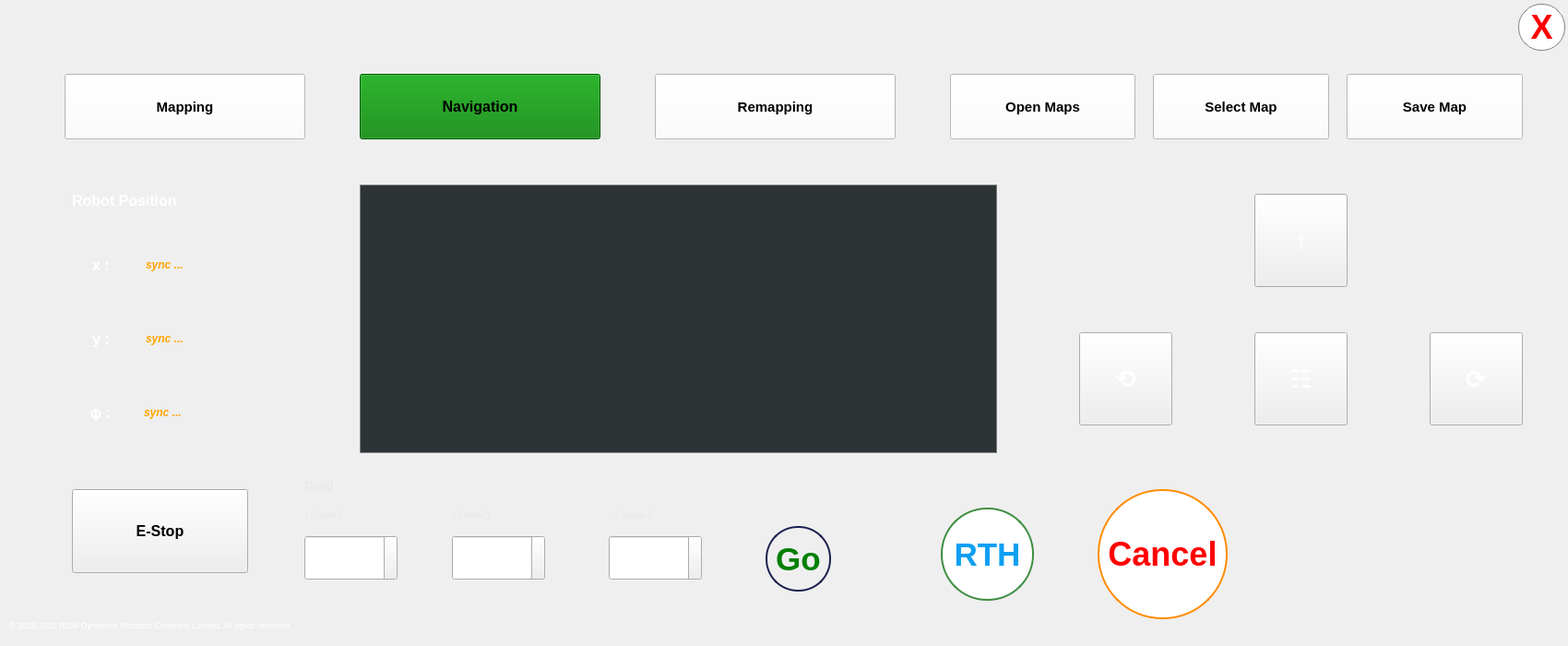
<?xml version="1.0" encoding="UTF-8"?>
<ui version="4.0">
 <class>MainWindow</class>
 <widget class="QMainWindow" name="MainWindow">
  <property name="geometry">
   <rect>
    <x>0</x>
    <y>0</y>
    <width>1700</width>
    <height>700</height>
   </rect>
  </property>
  <property name="sizePolicy">
   <sizepolicy hsizetype="Fixed" vsizetype="Fixed">
    <horstretch>0</horstretch>
    <verstretch>0</verstretch>
   </sizepolicy>
  </property>
  <property name="minimumSize">
   <size>
    <width>1700</width>
    <height>700</height>
   </size>
  </property>
  <property name="maximumSize">
   <size>
    <width>1700</width>
    <height>700</height>
   </size>
  </property>
  <property name="font">
   <font>
    <pointsize>12</pointsize>
    <weight>75</weight>
    <bold>true</bold>
   </font>
  </property>
  <property name="windowTitle">
   <string>ROM Dynamics's Robot Suite</string>
  </property>
  <property name="toolButtonStyle">
   <enum>Qt::ToolButtonIconOnly</enum>
  </property>
  <property name="tabShape">
   <enum>QTabWidget::Rounded</enum>
  </property>
  <widget class="QWidget" name="centralwidget">
   <widget class="QPushButton" name="mappingBtn">
    <property name="geometry">
     <rect>
      <x>70</x>
      <y>80</y>
      <width>261</width>
      <height>71</height>
     </rect>
    </property>
    <property name="font">
     <font>
      <pointsize>11</pointsize>
      <weight>75</weight>
      <bold>true</bold>
     </font>
    </property>
    <property name="styleSheet">
     <string notr="true">background-color: white;</string>
    </property>
    <property name="text">
     <string>Mapping</string>
    </property>
   </widget>
   <widget class="QPushButton" name="navigationBtn">
    <property name="geometry">
     <rect>
      <x>390</x>
      <y>80</y>
      <width>261</width>
      <height>71</height>
     </rect>
    </property>
    <property name="styleSheet">
     <string notr="true">background-color: green;</string>
    </property>
    <property name="text">
     <string>Navigation</string>
    </property>
   </widget>
   <widget class="QPushButton" name="remappingBtn">
    <property name="geometry">
     <rect>
      <x>710</x>
      <y>80</y>
      <width>261</width>
      <height>71</height>
     </rect>
    </property>
    <property name="font">
     <font>
      <pointsize>11</pointsize>
      <weight>75</weight>
      <bold>true</bold>
     </font>
    </property>
    <property name="styleSheet">
     <string notr="true">background-color: white;</string>
    </property>
    <property name="text">
     <string>Remapping</string>
    </property>
   </widget>
   <widget class="QLabel" name="label">
    <property name="geometry">
     <rect>
      <x>78</x>
      <y>200</y>
      <width>271</width>
      <height>34</height>
     </rect>
    </property>
    <property name="font">
     <font>
      <pointsize>12</pointsize>
      <weight>75</weight>
      <bold>true</bold>
     </font>
    </property>
    <property name="styleSheet">
     <string notr="true">background-color: none;
color: white;</string>
    </property>
    <property name="text">
     <string notr="true">Robot Position</string>
    </property>
   </widget>
   <widget class="QPushButton" name="openMapBtn">
    <property name="geometry">
     <rect>
      <x>1030</x>
      <y>80</y>
      <width>201</width>
      <height>71</height>
     </rect>
    </property>
    <property name="font">
     <font>
      <pointsize>11</pointsize>
      <weight>75</weight>
      <bold>true</bold>
     </font>
    </property>
    <property name="styleSheet">
     <string notr="true">background-color: white;</string>
    </property>
    <property name="text">
     <string>Open Maps</string>
    </property>
   </widget>
   <widget class="QPushButton" name="selectMapBtn">
    <property name="geometry">
     <rect>
      <x>1250</x>
      <y>80</y>
      <width>191</width>
      <height>71</height>
     </rect>
    </property>
    <property name="font">
     <font>
      <pointsize>11</pointsize>
      <weight>75</weight>
      <bold>true</bold>
     </font>
    </property>
    <property name="styleSheet">
     <string notr="true">background-color: white;</string>
    </property>
    <property name="text">
     <string>Select Map</string>
    </property>
   </widget>
   <widget class="QPushButton" name="saveMapBtn">
    <property name="geometry">
     <rect>
      <x>1460</x>
      <y>80</y>
      <width>191</width>
      <height>71</height>
     </rect>
    </property>
    <property name="font">
     <font>
      <pointsize>11</pointsize>
      <weight>75</weight>
      <bold>true</bold>
     </font>
    </property>
    <property name="styleSheet">
     <string notr="true">background-color: white;</string>
    </property>
    <property name="text">
     <string>Save Map</string>
    </property>
   </widget>
   <widget class="QLabel" name="xLabel">
    <property name="geometry">
     <rect>
      <x>100</x>
      <y>270</y>
      <width>129</width>
      <height>34</height>
     </rect>
    </property>
    <property name="font">
     <font>
      <pointsize>12</pointsize>
      <weight>75</weight>
      <bold>true</bold>
     </font>
    </property>
    <property name="styleSheet">
     <string notr="true">background-color: none;
color: white;</string>
    </property>
    <property name="text">
     <string>x :</string>
    </property>
   </widget>
   <widget class="QLabel" name="yLabel">
    <property name="geometry">
     <rect>
      <x>100</x>
      <y>350</y>
      <width>129</width>
      <height>34</height>
     </rect>
    </property>
    <property name="font">
     <font>
      <pointsize>12</pointsize>
      <weight>75</weight>
      <bold>true</bold>
     </font>
    </property>
    <property name="styleSheet">
     <string notr="true">background-color: none;
color: white;</string>
    </property>
    <property name="text">
     <string>y :</string>
    </property>
   </widget>
   <widget class="QLabel" name="yValueLabel">
    <property name="geometry">
     <rect>
      <x>158</x>
      <y>350</y>
      <width>271</width>
      <height>34</height>
     </rect>
    </property>
    <property name="font">
     <font>
      <pointsize>9</pointsize>
      <weight>75</weight>
      <italic>true</italic>
      <bold>true</bold>
     </font>
    </property>
    <property name="styleSheet">
     <string notr="true">background-color: none;
color: orange;</string>
    </property>
    <property name="text">
     <string>sync ...</string>
    </property>
   </widget>
   <widget class="QLabel" name="xValueLabel">
    <property name="geometry">
     <rect>
      <x>158</x>
      <y>270</y>
      <width>271</width>
      <height>34</height>
     </rect>
    </property>
    <property name="font">
     <font>
      <pointsize>9</pointsize>
      <weight>75</weight>
      <italic>true</italic>
      <bold>true</bold>
      <underline>false</underline>
     </font>
    </property>
    <property name="styleSheet">
     <string notr="true">background-color: none;
color: orange;</string>
    </property>
    <property name="text">
     <string>sync ...</string>
    </property>
   </widget>
   <widget class="QLabel" name="statusLabel">
    <property name="geometry">
     <rect>
      <x>390</x>
      <y>200</y>
      <width>691</width>
      <height>291</height>
     </rect>
    </property>
    <property name="font">
     <font>
      <pointsize>10</pointsize>
      <weight>50</weight>
      <bold>false</bold>
     </font>
    </property>
    <property name="styleSheet">
     <string notr="true">background-color: #2E3436 ;
color: rgb(246, 245, 244);
border: 1px solid gray;
padding-top: 10px;
padding-left: 20px;</string>
    </property>
    <property name="text">
     <string/>
    </property>
    <property name="margin">
     <number>10</number>
    </property>
   </widget>
   <widget class="QPushButton" name="shutdownBtn">
    <property name="geometry">
     <rect>
      <x>1646</x>
      <y>4</y>
      <width>51</width>
      <height>51</height>
     </rect>
    </property>
    <property name="font">
     <font>
      <pointsize>-1</pointsize>
      <weight>75</weight>
      <bold>true</bold>
     </font>
    </property>
    <property name="styleSheet">
     <string notr="true">border-radius: 25px;
border: 1px solid gray;
background-color: white;
color: red;
font-size: 36px;</string>
    </property>
    <property name="text">
     <string>X</string>
    </property>
    <property name="iconSize">
     <size>
      <width>16</width>
      <height>16</height>
     </size>
    </property>
   </widget>
   <widget class="QPushButton" name="btnEstop">
    <property name="geometry">
     <rect>
      <x>78</x>
      <y>530</y>
      <width>191</width>
      <height>91</height>
     </rect>
    </property>
    <property name="text">
     <string>E-Stop</string>
    </property>
   </widget>
   <widget class="QPushButton" name="btnStop">
    <property name="geometry">
     <rect>
      <x>1360</x>
      <y>360</y>
      <width>101</width>
      <height>101</height>
     </rect>
    </property>
    <property name="font">
     <font>
      <pointsize>20</pointsize>
      <weight>75</weight>
      <bold>true</bold>
     </font>
    </property>
    <property name="styleSheet">
     <string notr="true">color: white;</string>
    </property>
    <property name="text">
     <string>☷</string>
    </property>
   </widget>
   <widget class="QPushButton" name="btnForward">
    <property name="geometry">
     <rect>
      <x>1360</x>
      <y>210</y>
      <width>101</width>
      <height>101</height>
     </rect>
    </property>
    <property name="font">
     <font>
      <pointsize>20</pointsize>
      <weight>75</weight>
      <bold>true</bold>
     </font>
    </property>
    <property name="styleSheet">
     <string notr="true">color: white;</string>
    </property>
    <property name="text">
     <string>↑</string>
    </property>
   </widget>
   <widget class="QPushButton" name="btnLeft">
    <property name="geometry">
     <rect>
      <x>1170</x>
      <y>360</y>
      <width>101</width>
      <height>101</height>
     </rect>
    </property>
    <property name="font">
     <font>
      <pointsize>20</pointsize>
      <weight>75</weight>
      <bold>true</bold>
     </font>
    </property>
    <property name="styleSheet">
     <string notr="true">color: white;</string>
    </property>
    <property name="text">
     <string>⟲</string>
    </property>
   </widget>
   <widget class="QPushButton" name="btnRight">
    <property name="geometry">
     <rect>
      <x>1550</x>
      <y>360</y>
      <width>101</width>
      <height>101</height>
     </rect>
    </property>
    <property name="font">
     <font>
      <pointsize>20</pointsize>
      <weight>75</weight>
      <bold>true</bold>
     </font>
    </property>
    <property name="styleSheet">
     <string notr="true">color: white;</string>
    </property>
    <property name="text">
     <string>⟳</string>
    </property>
   </widget>
   <widget class="QLabel" name="phiLabel">
    <property name="geometry">
     <rect>
      <x>98</x>
      <y>430</y>
      <width>129</width>
      <height>34</height>
     </rect>
    </property>
    <property name="font">
     <font>
      <pointsize>12</pointsize>
      <weight>75</weight>
      <bold>true</bold>
     </font>
    </property>
    <property name="styleSheet">
     <string notr="true">background-color: none;
color: white;</string>
    </property>
    <property name="text">
     <string>ϕ :</string>
    </property>
   </widget>
   <widget class="QLabel" name="phiValueLabel">
    <property name="geometry">
     <rect>
      <x>156</x>
      <y>430</y>
      <width>271</width>
      <height>34</height>
     </rect>
    </property>
    <property name="font">
     <font>
      <pointsize>9</pointsize>
      <weight>75</weight>
      <italic>true</italic>
      <bold>true</bold>
     </font>
    </property>
    <property name="styleSheet">
     <string notr="true">background-color: none;
color: orange;</string>
    </property>
    <property name="text">
     <string>sync ...</string>
    </property>
   </widget>
   <widget class="QPushButton" name="goBtn">
    <property name="geometry">
     <rect>
      <x>830</x>
      <y>570</y>
      <width>71</width>
      <height>71</height>
     </rect>
    </property>
    <property name="font">
     <font>
      <pointsize>-1</pointsize>
      <weight>75</weight>
      <bold>true</bold>
     </font>
    </property>
    <property name="styleSheet">
     <string notr="true">border-radius: 35px;
border: 1px solid gray;
border: 2px solid #1B1F4F;
color: green;
font-size: 35px;</string>
    </property>
    <property name="text">
     <string>Go</string>
    </property>
    <property name="iconSize">
     <size>
      <width>16</width>
      <height>16</height>
     </size>
    </property>
   </widget>
   <widget class="QLabel" name="xSendLabel">
    <property name="geometry">
     <rect>
      <x>330</x>
      <y>540</y>
      <width>129</width>
      <height>34</height>
     </rect>
    </property>
    <property name="font">
     <font>
      <pointsize>7</pointsize>
      <weight>50</weight>
      <bold>false</bold>
     </font>
    </property>
    <property name="styleSheet">
     <string notr="true">background-color: none;
color: #e8e7e6;</string>
    </property>
    <property name="text">
     <string>x ( meter )</string>
    </property>
   </widget>
   <widget class="QLabel" name="ySendLabel">
    <property name="geometry">
     <rect>
      <x>490</x>
      <y>540</y>
      <width>129</width>
      <height>34</height>
     </rect>
    </property>
    <property name="font">
     <font>
      <pointsize>7</pointsize>
      <weight>50</weight>
      <bold>false</bold>
     </font>
    </property>
    <property name="styleSheet">
     <string notr="true">background-color: none;
color: #e8e7e6;</string>
    </property>
    <property name="text">
     <string>y ( meter )</string>
    </property>
   </widget>
   <widget class="QLabel" name="zSendLabel">
    <property name="geometry">
     <rect>
      <x>660</x>
      <y>540</y>
      <width>129</width>
      <height>34</height>
     </rect>
    </property>
    <property name="font">
     <font>
      <pointsize>7</pointsize>
      <weight>50</weight>
      <bold>false</bold>
     </font>
    </property>
    <property name="styleSheet">
     <string notr="true">background-color: none;
color: #e8e7e6;</string>
    </property>
    <property name="text">
     <string>z ( degree )</string>
    </property>
   </widget>
   <widget class="QLabel" name="sendGoalLabel">
    <property name="geometry">
     <rect>
      <x>330</x>
      <y>510</y>
      <width>271</width>
      <height>34</height>
     </rect>
    </property>
    <property name="font">
     <font>
      <pointsize>11</pointsize>
      <weight>50</weight>
      <bold>false</bold>
     </font>
    </property>
    <property name="styleSheet">
     <string notr="true">background-color: none;
color: #e8e7e6;</string>
    </property>
    <property name="text">
     <string notr="true">Goal</string>
    </property>
   </widget>
   <widget class="QLabel" name="companyLabel">
    <property name="geometry">
     <rect>
      <x>10</x>
      <y>660</y>
      <width>901</width>
      <height>34</height>
     </rect>
    </property>
    <property name="font">
     <font>
      <pointsize>7</pointsize>
      <weight>50</weight>
      <bold>false</bold>
     </font>
    </property>
    <property name="styleSheet">
     <string notr="true">background-color: none;
color: white;</string>
    </property>
    <property name="text">
     <string notr="true">© 2015-2025 ROM Dynamics Robotics Company Limited. All rights reserved.</string>
    </property>
   </widget>
   <widget class="QPushButton" name="cancelBtn">
    <property name="geometry">
     <rect>
      <x>1190</x>
      <y>530</y>
      <width>141</width>
      <height>141</height>
     </rect>
    </property>
    <property name="font">
     <font>
      <pointsize>-1</pointsize>
      <weight>75</weight>
      <bold>true</bold>
     </font>
    </property>
    <property name="styleSheet">
     <string notr="true">border-radius: 70px;
border: 2px solid #FF8C00;
background-color: white;
color: red;
font-size: 36px;
font-weight: bold;</string>
    </property>
    <property name="text">
     <string>Cancel</string>
    </property>
    <property name="iconSize">
     <size>
      <width>16</width>
      <height>16</height>
     </size>
    </property>
   </widget>
   <widget class="QPushButton" name="rthBtn">
    <property name="geometry">
     <rect>
      <x>1020</x>
      <y>550</y>
      <width>101</width>
      <height>101</height>
     </rect>
    </property>
    <property name="font">
     <font>
      <pointsize>-1</pointsize>
      <weight>75</weight>
      <bold>true</bold>
     </font>
    </property>
    <property name="styleSheet">
     <string notr="true">border-radius: 50px;
border: 2px solid #3E8E41;
background-color: white;
color: #0f9ff2;
font-size: 35px;</string>
    </property>
    <property name="text">
     <string>RTH</string>
    </property>
    <property name="iconSize">
     <size>
      <width>16</width>
      <height>16</height>
     </size>
    </property>
   </widget>
   <widget class="QSpinBox" name="xspinBox">
    <property name="geometry">
     <rect>
      <x>330</x>
      <y>580</y>
      <width>101</width>
      <height>49</height>
     </rect>
    </property>
    <property name="styleSheet">
     <string notr="true">color: white;</string>
    </property>
   </widget>
   <widget class="QSpinBox" name="zspinBox">
    <property name="geometry">
     <rect>
      <x>660</x>
      <y>580</y>
      <width>101</width>
      <height>49</height>
     </rect>
    </property>
    <property name="styleSheet">
     <string notr="true">color: white;</string>
    </property>
   </widget>
   <widget class="QSpinBox" name="yspinBox">
    <property name="geometry">
     <rect>
      <x>490</x>
      <y>580</y>
      <width>101</width>
      <height>49</height>
     </rect>
    </property>
    <property name="styleSheet">
     <string notr="true">color: white;</string>
    </property>
   </widget>
  </widget>
 </widget>
 <resources/>
 <connections/>
</ui>
